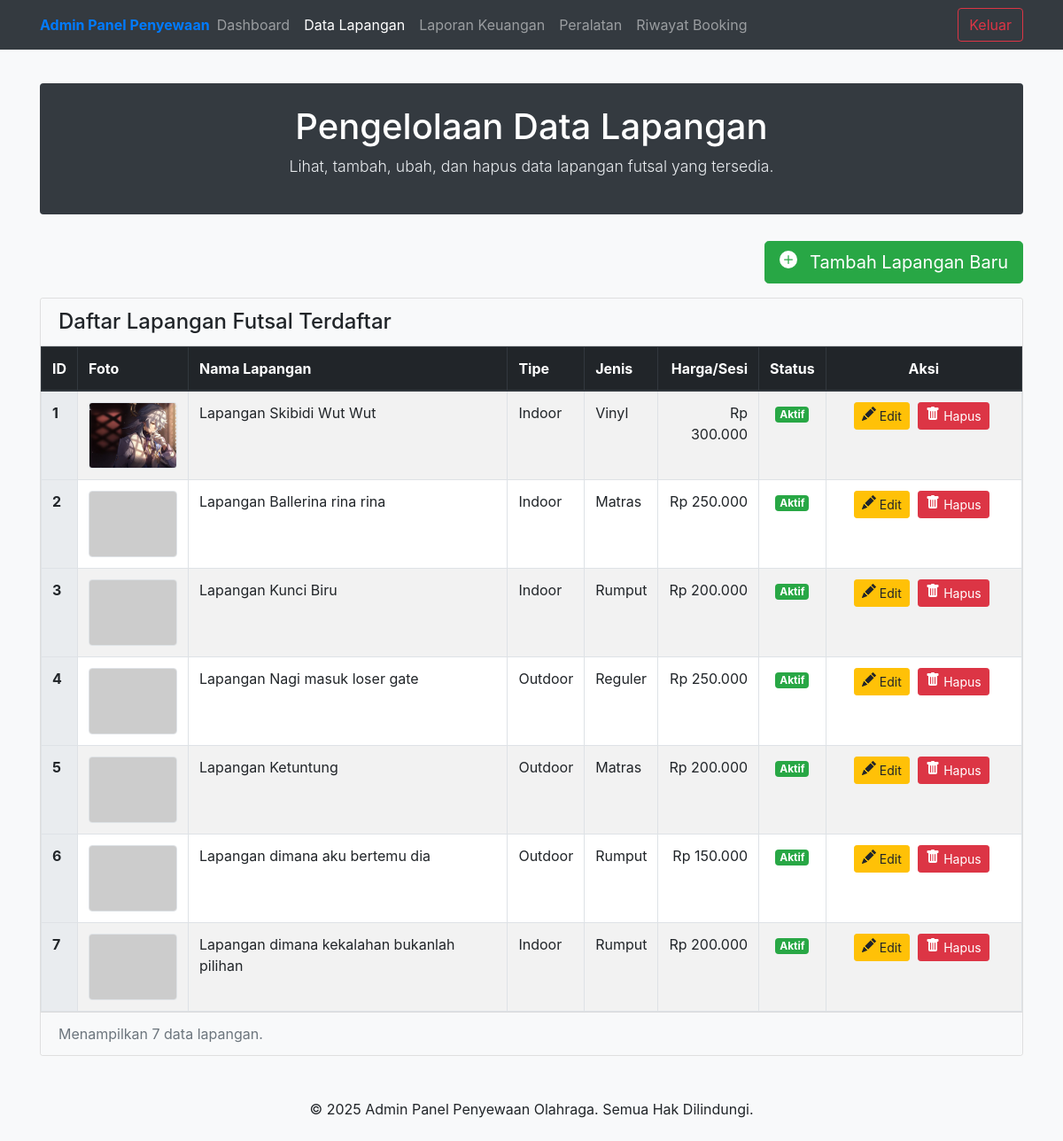
Page /datalapangan.php (signed in) on the committed database.
### tables this page shows
CREATE TABLE `lapangan` (
  `ID` int(10) NOT NULL,
  `Nama` varchar(255) NOT NULL,
  `Tipe` varchar(255) NOT NULL,
  `Jenis` varchar(255) NOT NULL,
  `Harga` int(255) NOT NULL,
  `status` int(1) NOT NULL,
  `foto` varchar(255) NOT NULL
);

### datalapangan.php (the view, shortened to what this page needs)
<?php
require 'config.php';
$query_lapangan = "SELECT ID, Nama, Tipe, Jenis, Harga, status, foto FROM lapangan ORDER BY ID ASC";
$result_lapangan = mysqli_query($db, $query_lapangan);
function format_rupiah_admin($angka){
    return "Rp " . number_format($angka, 0, ',', '.');
}
function get_status_lapangan_text($status_code) {
    if ($status_code == 1) return ['text' => 'Aktif', 'badge' => 'success'];
    return ['text' => 'Tidak Aktif/Perawatan', 'badge' => 'warning'];
}
?>
<!DOCTYPE html>
<html lang="id">
<head>
    <link rel="stylesheet" href="./css/bootstrap.min.css">
</head>
<body>
<nav class="navbar navbar-expand-lg navbar-dark bg-dark shadow-sm fixed-top">
  <div class="container">
    <a class="navbar-brand-custom" href="admin_home.php">Admin Panel Penyewaan</a>
    <div class="collapse navbar-collapse" id="adminNavbar">
      <ul class="navbar-nav mr-auto mt-2 mt-lg-0">
        <li class="nav-item">
          <a class="nav-link" href="admin_home.php">Dashboard</a>
        </li>
        <li class="nav-item active">
          <a class="nav-link" href="datalapangan.php">Data Lapangan <span class="sr-only">(current)</span></a>
        </li>
          <a class="nav-link" href="laporan_keuangan.php">Laporan Keuangan</a>
        <li class="nav-item">
          <a class="nav-link" href="peralatan_admin.php">Peralatan</a> </li>
         <li class="nav-item">
          <a class="nav-link" href="riwayat_booking.php">Riwayat Booking</a> </li>
      </ul>
      <a class="btn btn-outline-danger my-2 my-sm-0" href="logout.php" onclick="return confirm('Apakah Anda yakin ingin keluar?')">Keluar</a>
    </div>
  </div>
</nav>
<main role="main" class="container mt-4 mb-5">
    <div class="page-header">
        <h1>Pengelolaan Data Lapangan</h1>
        <p class="lead">Lihat, tambah, ubah, dan hapus data lapangan futsal yang tersedia.</p>
    </div>
    <div class="mb-3 text-right">
        <a href="lapangan_tambah.php" class="btn btn-success btn-lg">
            <svg xmlns="http://www.w3.org/2000/svg" width="20" height="20" fill="currentColor" class="bi bi-plus-circle-fill mr-2" viewBox="0 0 16 16">
                <path d="M16 8A8 8 0 1 1 0 8a8 8 0 0 1 16 0zM8.5 4.5a.5.5 0 0 0-1 0v3h-3a.5.5 0 0 0 0 1h3v3a.5.5 0 0 0 1 0v-3h3a.5.5 0 0 0 0-1h-3v-3z"/>
            </svg>
            Tambah Lapangan Baru
        </a>
    </div>
    <div class="card shadow-sm">
        <div class="card-header bg-light">
            <h4 class="mb-0">Daftar Lapangan Futsal Terdaftar</h4>
        </div>
        <div class="card-body p-0">
            <?php if (mysqli_num_rows($result_lapangan) > 0) : ?>
            <div class="table-responsive">
                <table class="table table-hover table-striped table-bordered mb-0">
                    <thead class="thead-dark">
                        <tr>
                            <th scope="col">ID</th>
                            <th scope="col">Foto</th>
                            <th scope="col">Nama Lapangan</th>
                            <th scope="col">Tipe</th>
                            <th scope="col">Jenis</th>
                            <th scope="col" class="text-right">Harga/Sesi</th>
                            <th scope="col" class="text-center">Status</th>
                            <th scope="col" class="text-center" style="width: 20%;">Aksi</th>
                        </tr>
                    </thead>
                    <tbody>
                        <?php while ($lapangan = mysqli_fetch_assoc($result_lapangan)) :
                            $status_lapangan = get_status_lapangan_text($lapangan['status']);
                            $gambar_display = !empty($lapangan['foto']) ? './img/' . htmlspecialchars($lapangan['foto']) : 'https://via.placeholder.com/100x75.png?text=No+Image';
                        ?>
                        <tr>
                            <th scope="row"><?php echo htmlspecialchars($lapangan['ID']); ?></th>
                            <td><img src="<?php echo $gambar_display; ?>" alt="<?php echo htmlspecialchars($lapangan['Nama']); ?>" class="lapangan-foto-thumb"></td>
                            <td><?php echo htmlspecialchars($lapangan['Nama']); ?></td>
                            <td><?php echo htmlspecialchars($lapangan['Tipe']); ?></td>
                            <td><?php echo htmlspecialchars($lapangan['Jenis']); ?></td>
                            <td class="text-right"><?php echo format_rupiah_admin($lapangan['Harga']); ?></td>
                            <td class="text-center">
                                <span class="badge badge-<?php echo $status_lapangan['badge']; ?>">
                                    <?php echo htmlspecialchars($status_lapangan['text']); ?>
                                </span>
                            </td>
                            <td class="text-center action-buttons">
                                <a href="lapangan_edit.php?id=<?php echo $lapangan['ID']; ?>" class="btn btn-warning btn-sm" title="Edit Lapangan">
                                    Edit
                                </a>
                                <a href="lapangan_hapus_proses.php?id=<?php echo $lapangan['ID']; ?>" class="btn btn-danger btn-sm" title="Hapus Lapangan" onclick="return confirm('Apakah Anda yakin ingin menghapus lapangan \'<?php echo htmlspecialchars(addslashes($lapangan['Nama'])); ?>\'? Tindakan ini tidak bisa dibatalkan.');">
                                     Hapus
                                </a>
                            </td>
                        </tr>
                        <?php endwhile; ?>
                    </tbody>
                </table>
            </div>
            <?php else: ?>
                <div class="alert alert-info text-center m-3">
                    Belum ada data lapangan yang terdaftar. Silakan <a href="lapangan_tambah.php">tambahkan lapangan baru</a>.
                </div>
            <?php endif; ?>
        </div>
        <?php if (mysqli_num_rows($result_lapangan) > 0) : ?>
        <div class="card-footer bg-light text-muted">
             Menampilkan <?php echo mysqli_num_rows($result_lapangan); ?> data lapangan.
             </div>
        <?php endif; ?>
    </div>
</main>
<footer class="text-center mt-5 mb-4">
    <p>&copy; <?php echo date("Y"); ?> Admin Panel Penyewaan Olahraga. Semua Hak Dilindungi.</p>
</footer>
</body>
</html>

### datalapangan.php (style rules this page uses)
body { background-color: #f8f9fa; padding-top: 70px; }
.page-header { background-color: #343a40; color: #fff; padding: 25px 20px; border-radius: .25rem; margin-bottom: 30px; text-align: center; }
.page-header h1 { margin-bottom: 0.5rem; }
.page-header p { font-size: 1.1rem; color: #e9ecef; }
.navbar-brand-custom { font-weight: bold; }
.table th { background-color: #e9ecef; font-weight: bold; }
.table td img.lapangan-foto-thumb { width: 100px; height: 75px; object-fit: cover; border-radius: .25rem; border: 1px solid #dee2e6; }
.action-buttons .btn { margin-right: 5px; }

### rows in the picture
lapangan: ID "1", foto (picture), Nama "Lapangan Skibidi Wut Wut", Tipe "Indoor", Jenis "Vinyl", Harga "Rp 300.000", status "Aktif"
lapangan: ID "2", Nama "Lapangan Ballerina rina rina", Tipe "Indoor", Jenis "Matras", Harga "Rp 250.000", status "Aktif"
lapangan: ID "3", Nama "Lapangan Kunci Biru", Tipe "Indoor", Jenis "Rumput", Harga "Rp 200.000", status "Aktif"
lapangan: ID "4", Nama "Lapangan Nagi masuk loser gate", Tipe "Outdoor", Jenis "Reguler", Harga "Rp 250.000", status "Aktif"
lapangan: ID "5", Nama "Lapangan Ketuntung", Tipe "Outdoor", Jenis "Matras", Harga "Rp 200.000", status "Aktif"
lapangan: ID "6", Nama "Lapangan dimana aku bertemu dia", Tipe "Outdoor", Jenis "Rumput", Harga "Rp 150.000", status "Aktif"
lapangan: ID "7", Nama "Lapangan dimana kekalahan bukanlah pilihan", Tipe "Indoor", Jenis "Rumput", Harga "Rp 200.000", status "Aktif"

### other values in the picture
mysqli_num_rows($result_lapangan) "7"
